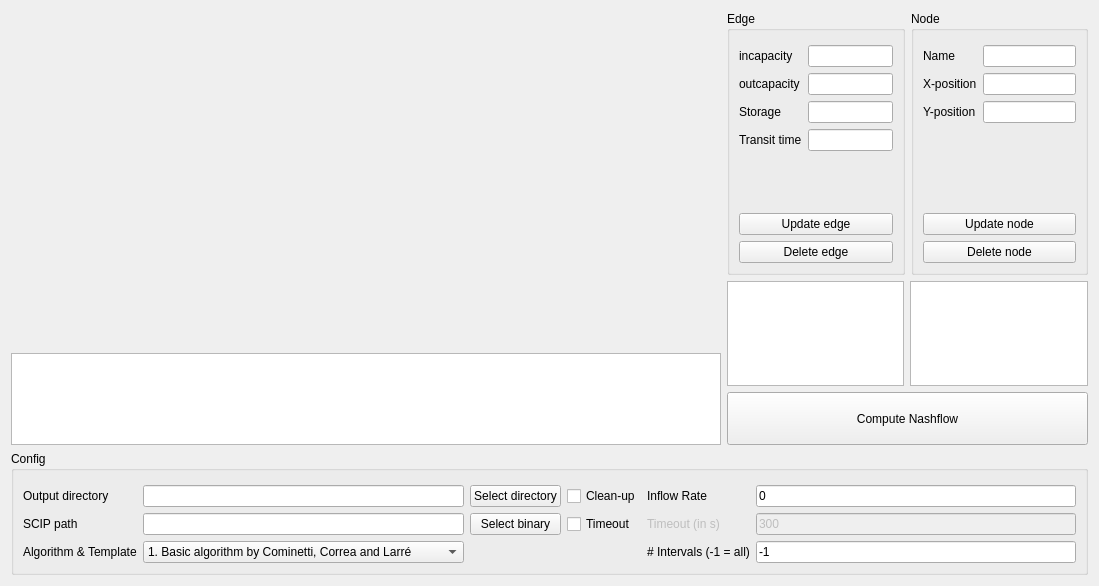
          <widget class="QWidget" name="tab_5">
           <attribute name="title">
            <string>Create/Load graph</string>
           </attribute>
           <layout class="QGridLayout" name="gridLayout_4">
            <item row="1" column="1" rowspan="2" colspan="2">
             <layout class="QGridLayout" name="gridLayout_10">
              <item row="0" column="1">
               <widget class="QListWidget" name="nodeSelectionListWidget_spillback">
                <property name="sizePolicy">
                 <sizepolicy hsizetype="Expanding" vsizetype="Expanding">
                  <horstretch>0</horstretch>
                  <verstretch>2</verstretch>
                 </sizepolicy>
                </property>
               </widget>
              </item>
              <item row="1" column="0" colspan="2">
               <widget class="QPushButton" name="computeFlowPushButton_spillback">
                <property name="sizePolicy">
                 <sizepolicy hsizetype="Minimum" vsizetype="Expanding">
                  <horstretch>0</horstretch>
                  <verstretch>1</verstretch>
                 </sizepolicy>
                </property>
                <property name="text">
                 <string>Compute Nashflow</string>
                </property>
               </widget>
              </item>
              <item row="0" column="0">
               <widget class="QListWidget" name="edgeSelectionListWidget_spillback">
                <property name="sizePolicy">
                 <sizepolicy hsizetype="Expanding" vsizetype="Expanding">
                  <horstretch>0</horstretch>
                  <verstretch>2</verstretch>
                 </sizepolicy>
                </property>
               </widget>
              </item>
             </layout>
            </item>
            <item row="0" column="1">
             <widget class="QGroupBox" name="groupBox_8">
              <property name="sizePolicy">
               <sizepolicy hsizetype="Preferred" vsizetype="Preferred">
                <horstretch>1</horstretch>
                <verstretch>4</verstretch>
               </sizepolicy>
              </property>
              <property name="title">
               <string>Edge</string>
              </property>
              <layout class="QVBoxLayout" name="verticalLayout_6">
               <item>
                <spacer name="verticalSpacer_10">
                 <property name="orientation">
                  <enum>Qt::Vertical</enum>
                 </property>
                 <property name="sizeType">
                  <enum>QSizePolicy::Fixed</enum>
                 </property>
                 <property name="sizeHint" stdset="0">
                  <size>
                   <width>20</width>
                   <height>5</height>
                  </size>
                 </property>
                </spacer>
               </item>
               <item>
                <layout class="QFormLayout" name="formLayout_6">
                 <property name="sizeConstraint">
                  <enum>QLayout::SetDefaultConstraint</enum>
                 </property>
                 <property name="fieldGrowthPolicy">
                  <enum>QFormLayout::AllNonFixedFieldsGrow</enum>
                 </property>
                 <item row="0" column="0">
                  <widget class="QLabel" name="label_40">
                   <property name="text">
                    <string>incapacity</string>
                   </property>
                  </widget>
                 </item>
                 <item row="0" column="1">
                  <widget class="QLineEdit" name="inCapacityLineEdit_spillback"/>
                 </item>
                 <item row="1" column="0">
                  <widget class="QLabel" name="label_63">
                   <property name="text">
                    <string>outcapacity</string>
                   </property>
                  </widget>
                 </item>
                 <item row="1" column="1">
                  <widget class="QLineEdit" name="outCapacityLineEdit_spillback"/>
                 </item>
                 <item row="2" column="0">
                  <widget class="QLabel" name="label_64">
                   <property name="text">
                    <string>Storage</string>
                   </property>
                  </widget>
                 </item>
                 <item row="2" column="1">
                  <widget class="QLineEdit" name="storageLineEdit_spillback"/>
                 </item>
                 <item row="3" column="0">
                  <widget class="QLabel" name="label_41">
                   <property name="text">
                    <string>Transit time</string>
                   </property>
                  </widget>
                 </item>
                 <item row="3" column="1">
                  <widget class="QLineEdit" name="transitTimeLineEdit_spillback"/>
                 </item>
                </layout>
               </item>
               <item>
                <widget class="QPushButton" name="updateEdgeButton_spillback">
                 <property name="text">
                  <string>Update edge</string>
                 </property>
                 <property name="autoDefault">
                  <bool>false</bool>
                 </property>
                 <property name="default">
                  <bool>false</bool>
                 </property>
                 <property name="flat">
                  <bool>false</bool>
                 </property>
                </widget>
               </item>
               <item>
                <widget class="QPushButton" name="deleteEdgeButton_spillback">
                 <property name="text">
                  <string>Delete edge</string>
                 </property>
                 <property name="autoDefault">
                  <bool>false</bool>
                 </property>
                 <property name="default">
                  <bool>false</bool>
                 </property>
                 <property name="flat">
                  <bool>false</bool>
                 </property>
                </widget>
               </item>
              </layout>
             </widget>
            </item>
            <item row="0" column="2">
             <widget class="QGroupBox" name="groupBox_9">
              <property name="sizePolicy">
               <sizepolicy hsizetype="Preferred" vsizetype="Preferred">
                <horstretch>1</horstretch>
                <verstretch>4</verstretch>
               </sizepolicy>
              </property>
              <property name="title">
               <string>Node</string>
              </property>
              <layout class="QGridLayout" name="gridLayout_11">
               <item row="1" column="0">
                <layout class="QFormLayout" name="formLayout_7">
                 <item row="0" column="0">
                  <widget class="QLabel" name="label_42">
                   <property name="text">
                    <string>Name</string>
                   </property>
                  </widget>
                 </item>
                 <item row="0" column="1">
                  <widget class="QLineEdit" name="nodeNameLineEdit_spillback"/>
                 </item>
                 <item row="1" column="0">
                  <widget class="QLabel" name="label_43">
                   <property name="text">
                    <string>X-position</string>
                   </property>
                  </widget>
                 </item>
                 <item row="2" column="0">
                  <widget class="QLabel" name="label_44">
                   <property name="text">
                    <string>Y-position</string>
                   </property>
                  </widget>
                 </item>
                 <item row="1" column="1">
                  <widget class="QLineEdit" name="nodeXLineEdit_spillback"/>
                 </item>
                 <item row="2" column="1">
                  <widget class="QLineEdit" name="nodeYLineEdit_spillback"/>
                 </item>
                </layout>
               </item>
               <item row="3" column="0">
                <widget class="QPushButton" name="deleteNodeButton_spillback">
                 <property name="text">
                  <string>Delete node</string>
                 </property>
                 <property name="autoDefault">
                  <bool>false</bool>
                 </property>
                 <property name="default">
                  <bool>false</bool>
                 </property>
                 <property name="flat">
                  <bool>false</bool>
                 </property>
                </widget>
               </item>
               <item row="2" column="0">
                <widget class="QPushButton" name="updateNodeButton_spillback">
                 <property name="text">
                  <string>Update node</string>
                 </property>
                 <property name="autoDefault">
                  <bool>false</bool>
                 </property>
                 <property name="default">
                  <bool>false</bool>
                 </property>
                 <property name="flat">
                  <bool>false</bool>
                 </property>
                </widget>
               </item>
               <item row="0" column="0">
                <spacer name="verticalSpacer_11">
                 <property name="orientation">
                  <enum>Qt::Vertical</enum>
                 </property>
                 <property name="sizeType">
                  <enum>QSizePolicy::Fixed</enum>
                 </property>
                 <property name="sizeHint" stdset="0">
                  <size>
                   <width>20</width>
                   <height>5</height>
                  </size>
                 </property>
                </spacer>
               </item>
              </layout>
             </widget>
            </item>
            <item row="2" column="0">
             <widget class="QPlainTextEdit" name="logPlainTextEdit_spillback">
              <property name="sizePolicy">
               <sizepolicy hsizetype="Preferred" vsizetype="Preferred">
                <horstretch>0</horstretch>
                <verstretch>1</verstretch>
               </sizepolicy>
              </property>
              <property name="verticalScrollBarPolicy">
               <enum>Qt::ScrollBarAsNeeded</enum>
              </property>
              <property name="textInteractionFlags">
               <set>Qt::NoTextInteraction</set>
              </property>
             </widget>
            </item>
            <item row="0" column="0" rowspan="2">
             <widget class="QFrame" name="plotFrame_spillback">
              <property name="sizePolicy">
               <sizepolicy hsizetype="Preferred" vsizetype="Preferred">
                <horstretch>4</horstretch>
                <verstretch>1</verstretch>
               </sizepolicy>
              </property>
             </widget>
            </item>
            <item row="3" column="0" colspan="3">
             <widget class="QGroupBox" name="groupBox_7">
              <property name="sizePolicy">
               <sizepolicy hsizetype="Preferred" vsizetype="Preferred">
                <horstretch>0</horstretch>
                <verstretch>0</verstretch>
               </sizepolicy>
              </property>
              <property name="title">
               <string>Config</string>
              </property>
              <layout class="QGridLayout" name="gridLayout_16">
               <item row="3" column="3">
                <widget class="QCheckBox" name="cleanUpCheckBox_spillback">
                 <property name="text">
                  <string>Clean-up</string>
                 </property>
                </widget>
               </item>
               <item row="6" column="2">
                <widget class="QPushButton" name="scipPathPushButton_spillback">
                 <property name="text">
                  <string>Select binary</string>
                 </property>
                </widget>
               </item>
               <item row="3" column="4">
                <widget class="QLabel" name="label_21">
                 <property name="text">
                  <string>Inflow Rate</string>
                 </property>
                </widget>
               </item>
               <item row="6" column="4">
                <widget class="QLabel" name="timeoutLabel_spillback">
                 <property name="enabled">
                  <bool>false</bool>
                 </property>
                 <property name="text">
                  <string>Timeout (in s)</string>
                 </property>
                </widget>
               </item>
               <item row="6" column="3">
                <widget class="QCheckBox" name="activateTimeoutCheckBox_spillback">
                 <property name="text">
                  <string>Timeout</string>
                 </property>
                </widget>
               </item>
               <item row="3" column="2">
                <widget class="QPushButton" name="outputDirectoryPushButton_spillback">
                 <property name="text">
                  <string>Select directory</string>
                 </property>
                </widget>
               </item>
               <item row="6" column="0">
                <widget class="QLabel" name="label_22">
                 <property name="text">
                  <string>SCIP path</string>
                 </property>
                </widget>
               </item>
               <item row="3" column="1">
                <widget class="QLineEdit" name="outputDirectoryLineEdit_spillback"/>
               </item>
               <item row="6" column="1">
                <widget class="QLineEdit" name="scipPathLineEdit_spillback"/>
               </item>
               <item row="3" column="0">
                <widget class="QLabel" name="label_26">
                 <property name="text">
                  <string>Output directory</string>
                 </property>
                </widget>
               </item>
               <item row="6" column="5">
                <widget class="QLineEdit" name="timeoutLineEdit_spillback">
                 <property name="enabled">
                  <bool>false</bool>
                 </property>
                 <property name="text">
                  <string>300</string>
                 </property>
                </widget>
               </item>
               <item row="3" column="5">
                <widget class="QLineEdit" name="inflowLineEdit_spillback">
                 <property name="text">
                  <string>0</string>
                 </property>
                </widget>
               </item>
               <item row="8" column="0">
                <widget class="QLabel" name="label_27">
                 <property name="text">
                  <string>Algorithm &amp; Template</string>
                 </property>
                </widget>
               </item>
               <item row="8" column="1">
                <widget class="QComboBox" name="templateComboBox_spillback">
                 <item>
                  <property name="text">
                   <string>1. Basic algorithm by Cominetti, Correa and Larré</string>
                  </property>
                 </item>
                 <item>
                  <property name="text">
                   <string>2. Solve only one LP/IP</string>
                  </property>
                 </item>
                 <item>
                  <property name="text">
                   <string>3. Advanced algorithm</string>
                  </property>
                 </item>
                </widget>
               </item>
               <item row="8" column="5">
                <widget class="QLineEdit" name="intervalsLineEdit_spillback">
                 <property name="text">
                  <string>-1</string>
                 </property>
                </widget>
               </item>
               <item row="8" column="4">
                <widget class="QLabel" name="label_28">
                 <property name="text">
                  <string># Intervals (-1 = all)</string>
                 </property>
                </widget>
               </item>
               <item row="0" column="1">
                <spacer name="verticalSpacer_9">
                 <property name="orientation">
                  <enum>Qt::Vertical</enum>
                 </property>
                 <property name="sizeType">
                  <enum>QSizePolicy::Fixed</enum>
                 </property>
                 <property name="sizeHint" stdset="0">
                  <size>
                   <width>20</width>
                   <height>5</height>
                  </size>
                 </property>
                </spacer>
               </item>
              </layout>
             </widget>
            </item>
           </layout>
          </widget>
